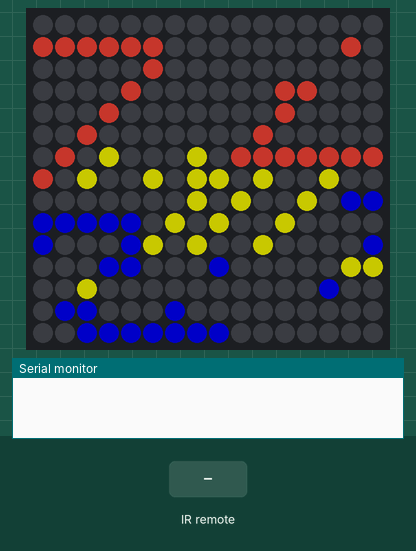
Recording of a sketch running on a simulated Arduino Uno, built with avr-gcc and run on an emulated ATmega328P. Shown: 16×15 RGB LED matrix (first LED top left, wired row by row), the last lines printed to the serial monitor. The inputs (shaded band) are chosen by the test bench. Dim RGB values are drawn brighter than linear; random numbers use the default seed unless the sketch sets one.

Above: at 3.2 s.
3.3 s: infrared code 0xFF30CF received
At 3.51 s:
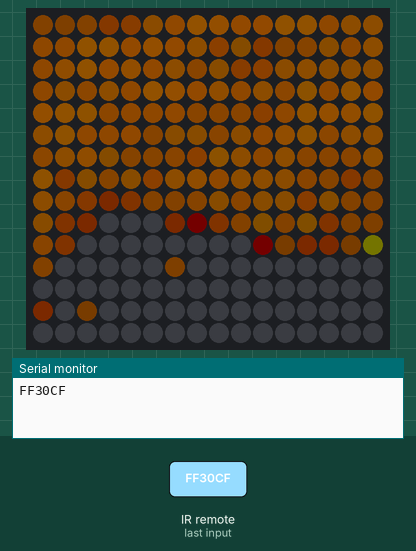
5.7 s: infrared code 0xFFA25D received
At 6.9 s:
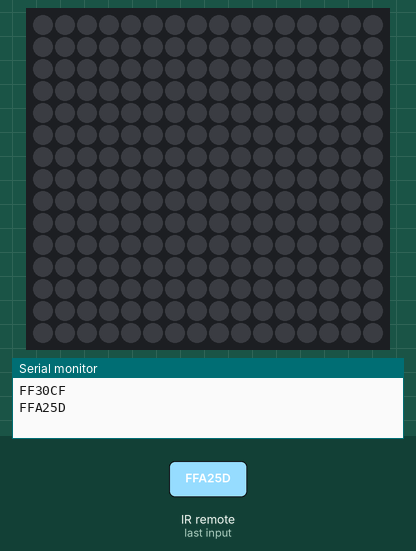
7.2 s: infrared code 0xFF629D received
At 7.42 s:
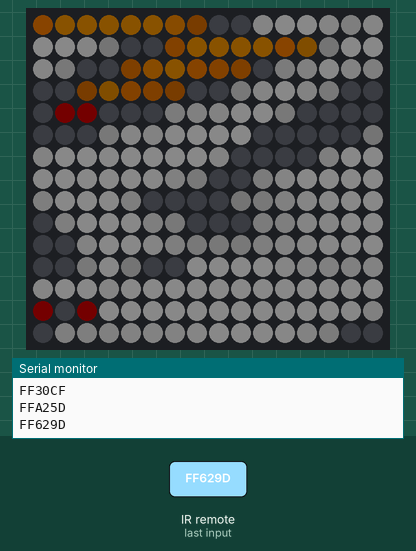
9.7 s: infrared code 0xFF6897 received
At 9.93 s:
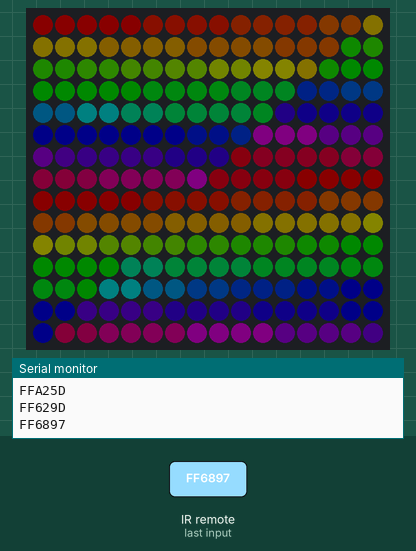
12.2 s: infrared code 0xFF18E7 received
At 12.8 s:
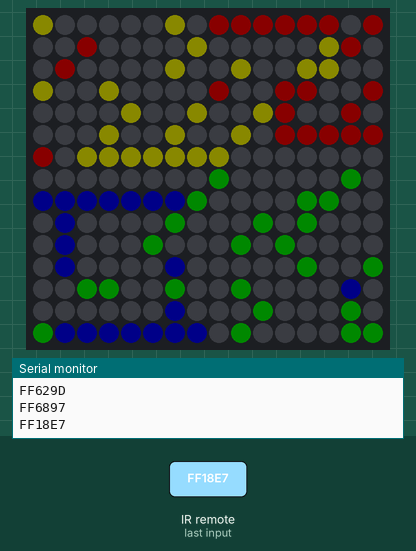
15.2 s: infrared code 0xFF7A85 received
At 15.7 s:
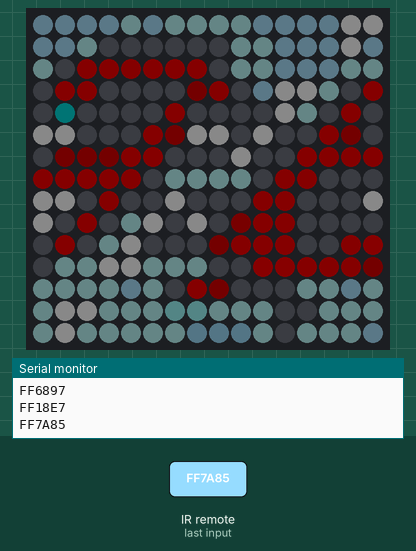
Timing chart, 0 to 17.7 s (numbered marks = the images above; inputs shaded):
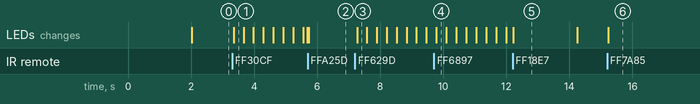

The sketch:

led-shirt.ino
```cpp
#include <FastLED.h>
#include <IRremote.h>

#include "rainbow.h"
#include "noise.h"
#include "waze_img.h"
#include "wade.h"

#define IR_POWER    0xFFA25D
#define IR_VOLPLUS  0xFF629D
#define IR_VOLMIN   0xFFA857
#define IR_0        0xFF6897
#define IR_1        0xFF30CF
#define IR_2        0xFF18E7
#define IR_3        0xFF7A85
#define IR_4        0xFF10EF
#define IR_5        0xFF38C7

#define LED_PIN     3
#define IR_PIN      4

#define NUM_LEDS    240
#define LED_TYPE    WS2812B
#define COLOR_ORDER GRB

#define MAX_BRIGHTNESS 200

//CRGB leds[NUM_LEDS];
CRGB real[NUM_LEDS];

IRrecv irrecv(IR_PIN);

volatile byte mode = 2;
volatile byte brightness = 100;

void setup() {
  Serial.begin(9600);
  irrecv.enableIRIn();

  delay(2000);

  FastLED.addLeds<LED_TYPE, LED_PIN, COLOR_ORDER>(real, NUM_LEDS);
  FastLED.setBrightness(brightness);
  FastLED.setCorrection(TypicalLEDStrip);

  setupRainbow();
  setupNoise(SetupHalloweenPalette(), 10, 15);
  setupWazePic();
  setupWade();

}

void readIR() {
  decode_results  results;
  unsigned long value;

  if (irrecv.decode(&results)) {
    value = results.value;
    Serial.print(value, HEX);
    Serial.println();
    irrecv.resume();
  } else {
    return;
  }

  switch(value){
    case IR_0: mode = 0; FastLED.clear(); break;
    case IR_1: mode = 1; FastLED.clear(); break;
    case IR_2: mode = 2; FastLED.clear(); break;
    case IR_3: mode = 3; FastLED.clear(); break;
    case IR_4: mode = 4; FastLED.clear(); break;
    case IR_5: mode = 5; FastLED.clear(); break;
    case IR_POWER:
      if (brightness > 0) brightness = 0;
      else brightness = 100;
      FastLED.setBrightness(brightness);
      break;
    case IR_VOLPLUS:
      if (brightness < MAX_BRIGHTNESS) {
        brightness += 10;
        FastLED.setBrightness(brightness);
      }
      break;
    case IR_VOLMIN:
      if (brightness > 0) {
        brightness -= 10;
        FastLED.setBrightness(brightness);
      }
      break;
  }
}

void loop() {
  //Read IR
  readIR();

  switch(mode){
    case 0: loopRainbow(real, NUM_LEDS); break;
    case 1: loopNoise(real, NUM_LEDS); break;
    case 2: loopWazePic(real, NUM_LEDS); break;
    case 3: loopWade(real, NUM_LEDS); break;
  }

  adjustLeds();
  FastLED.show();
  FastLED.delay(10);
}


void adjustLeds() {
  int flipcolumns[] = {1,2,4,5,6,7,12,14,15};
  //memcpy(real, leds, sizeof(CRGB)*NUM_LEDS);
  flip(flipcolumns);
}

void flip(int columns[]) {
  for (int i = 0; i < 9; i++) flip(columns[i]);
}

void flip(int column) {
  flip(15*column, 15 * (column + 1) -1);
}

void flip(int start, int end) {
  CRGB tmp;
  for (int i = 0; start + i < end - i; i++) {
    tmp = real[start + i];
    real[start + i] = real[end - i];
    real[end - i] = tmp;
  }
}
```

noise.h
```cpp
#include <FastLED.h>

#define kMatrixWidth 16
#define kMatrixHeight 15
#define MAX_DIMENSION ((kMatrixWidth>kMatrixHeight) ? kMatrixWidth : kMatrixHeight)

// The 16 bit version of our coordinates
static uint16_t x;
static uint16_t y;
static uint16_t z;

// We're using the x/y dimensions to map to the x/y pixels on the matrix.  We'll
// use the z-axis for "time".  speed determines how fast time moves forward.  Try
// 1 for a very slow moving effect, or 60 for something that ends up looking like
// water.
uint16_t speed = 10;

// Scale determines how far apart the pixels in our noise matrix are.  Try
// changing these values around to see how it affects the motion of the display.  The
// higher the value of scale, the more "zoomed out" the noise iwll be.  A value
// of 1 will be so zoomed in, you'll mostly see solid colors.
uint16_t scale = 20;

// This is the array that we keep our computed noise values in
uint8_t noise[MAX_DIMENSION][MAX_DIMENSION];

CRGBPalette16 noisePalette;
uint8_t       colorLoop = 1;

void setupNoise(CRGBPalette16 pal, int speedx, int scalex) {
  x = random16();
  y = random16();
  z = random16();

  noisePalette = pal;
  speed = speedx;
  scale = scalex;
}

void fillnoise8();
void mapNoiseToLEDsUsingPalette(CRGB* leds);
uint16_t XY( uint8_t x, uint8_t y);

void loopNoise(CRGB* leds, int num) {
  // Periodically choose a new palette, speed, and scale
  //ChangePaletteAndSettingsPeriodically();

  // generate noise data
  fillnoise8();

  // convert the noise data to colors in the LED array
  // using the current palette
  mapNoiseToLEDsUsingPalette(leds);
}


// Fill the x/y array of 8-bit noise values using the inoise8 function.
void fillnoise8() {
  // If we're runing at a low "speed", some 8-bit artifacts become visible
  // from frame-to-frame.  In order to reduce this, we can do some fast data-smoothing.
  // The amount of data smoothing we're doing depends on "speed".
  uint8_t dataSmoothing = 0;
  if( speed < 50) {
    dataSmoothing = 200 - (speed * 4);
  }

  for(int i = 0; i < MAX_DIMENSION; i++) {
    int ioffset = scale * i;
    for(int j = 0; j < MAX_DIMENSION; j++) {
      int joffset = scale * j;

      uint8_t data = inoise8(x + ioffset,y + joffset,z);

      // The range of the inoise8 function is roughly 16-238.
      // These two operations expand those values out to roughly 0..255
      // You can comment them out if you want the raw noise data.
      data = qsub8(data,16);
      data = qadd8(data,scale8(data,39));

      if( dataSmoothing ) {
        uint8_t olddata = noise[i][j];
        uint8_t newdata = scale8( olddata, dataSmoothing) + scale8( data, 256 - dataSmoothing);
        data = newdata;
      }

      noise[i][j] = data;
    }
  }

  z += speed;

  // apply slow drift to X and Y, just for visual variation.
  x += speed / 8;
  y -= speed / 16;
}

void mapNoiseToLEDsUsingPalette(CRGB* leds)
{
  static uint8_t ihue=0;

  for(int i = 0; i < kMatrixWidth; i++) {
    for(int j = 0; j < kMatrixHeight; j++) {
      // We use the value at the (i,j) coordinate in the noise
      // array for our brightness, and the flipped value from (j,i)
      // for our pixel's index into the color palette.

      uint8_t index = noise[j][i];
      uint8_t bri =   noise[i][j];

      // if this palette is a 'loop', add a slowly-changing base value
      if( colorLoop) {
        index += ihue;
      }

      // brighten up, as the color palette itself often contains the
      // light/dark dynamic range desired
      if( bri > 127 ) {
        bri = 255;
      } else {
        bri = dim8_raw( bri * 2);
      }

      CRGB color = ColorFromPalette( noisePalette, index, bri);
      leds[XY(i,j)] = color;
    }
  }

  ihue+=1;
}

uint16_t XY( uint8_t x, uint8_t y)
{
  return (y * kMatrixWidth) + x;
}

/*
void ChangePaletteAndSettingsPeriodically()
{
  uint8_t secondHand = ((millis() / 1000)) % 60;
  static uint8_t lastSecond = 99;

  if( lastSecond != secondHand) {
    lastSecond = secondHand;
    if( secondHand ==  0)  { noisePalette = RainbowColors_p;         speed = 20; scale = 30; colorLoop = 1; }
    if( secondHand ==  5)  { SetupPurpleAndGreenPalette();             speed = 10; scale = 50; colorLoop = 1; }
    if( secondHand == 10)  { SetupBlackAndWhiteStripedPalette();       speed = 20; scale = 30; colorLoop = 1; }
    if( secondHand == 15)  { noisePalette = ForestColors_p;          speed =  8; scale =120; colorLoop = 0; }
    if( secondHand == 20)  { noisePalette = CloudColors_p;           speed =  4; scale = 30; colorLoop = 0; }
    if( secondHand == 25)  { noisePalette = LavaColors_p;            speed =  8; scale = 50; colorLoop = 0; }
    if( secondHand == 30)  { noisePalette = OceanColors_p;           speed = 20; scale = 90; colorLoop = 0; }
    if( secondHand == 35)  { noisePalette = PartyColors_p;           speed = 20; scale = 30; colorLoop = 1; }
    if( secondHand == 40)  { SetupRandomPalette();                     speed = 20; scale = 20; colorLoop = 1; }
    if( secondHand == 45)  { SetupRandomPalette();                     speed = 50; scale = 50; colorLoop = 1; }
    if( secondHand == 50)  { SetupRandomPalette();                     speed = 90; scale = 90; colorLoop = 1; }
    if( secondHand == 55)  { noisePalette = RainbowStripeColors_p;   speed = 30; scale = 20; colorLoop = 1; }
  }
}
*/

// This function generates a random palette that's a gradient
// between four different colors.  The first is a dim hue, the second is
// a bright hue, the third is a bright pastel, and the last is
// another bright hue.  This gives some visual bright/dark variation
// which is more interesting than just a gradient of different hues.
CRGBPalette16 SetupRandomPalette()
{
  return CRGBPalette16(
                      CHSV( random8(), 255, 32),
                      CHSV( random8(), 255, 255),
                      CHSV( random8(), 128, 255),
                      CHSV( random8(), 255, 255));
}

// This function sets up a palette of purple and green stripes.
CRGBPalette16 SetupPurpleAndGreenPalette()
{
  CRGB purple = CHSV( HUE_PURPLE, 255, 255);
  CRGB green  = CHSV( HUE_GREEN, 255, 255);
  CRGB black  = CRGB::Black;

  return CRGBPalette16(
    green,  green,  black,  black,
    purple, purple, black,  black,
    green,  green,  black,  black,
    purple, purple, black,  black );
}


// This function sets up a palette of purple and green stripes.
CRGBPalette16 SetupHalloweenPalette()
{
  CRGB orange = CRGB::DarkOrange;
  CRGB white  = CRGB::White;
  CRGB black  = CRGB::Black;

  return CRGBPalette16(
    white,  white,  black,  black,
    orange, orange, black,  black,
    white,  orange,  black,  black,
    orange, orange, black,  black );
}
```

rainbow.h
```cpp
#include <FastLED.h>

  CRGBPalette16 rainbowPalette;
  TBlendType    rainbowBlending;

  int colorIndex = 0;

  void setupRainbow() {
    rainbowPalette = RainbowColors_p;
    rainbowBlending = LINEARBLEND;
  }

  void loopRainbow(CRGB* leds, int num) {
    int startColor = colorIndex;
    for( int i = 0; i < num; i++) {
      leds[i] = ColorFromPalette( rainbowPalette, startColor, 255, rainbowBlending);
      startColor += 2;
    }
    colorIndex++;
  }
```

wade.h
```cpp
const PROGMEM uint32_t wade[] = {
0x93C4D3, 0x93C4D3, 0x93C4D3, 0x93C4D3, 0x8FC0CF, 0x94C6D6, 0x8FC0CF, 0x8FC0CF, 0x8FC0CF, 0x8FC0CF, 0x92C3D3, 0x93C4D3, 0x93C4D3, 0x93C4D3, 0xFFFFFF,
0x93C4D3, 0x93C4D3, 0x93C6D6, 0x8FC0CF, 0x8FC0CF, 0x000000, 0x060000, 0x000000, 0x000000, 0x000000, 0x000000, 0x8FC0CF, 0x98CBDC, 0x93C4D3, 0xFFFFFF,
0x93C4D3, 0x90C2D2, 0x8FC0CF, 0x8FC0CF, 0x000000, 0xD00000, 0xCD0000, 0xD00000, 0xD00000, 0xD00000, 0xD00000, 0x000000, 0x8FC0CF, 0x93C4D3, 0xFFFFFF,
0x93C4D3, 0x8FC0CF, 0x8FC0CF, 0x000000, 0xD00000, 0xC10000, 0x000000, 0x000000, 0x000000, 0x000000, 0x2E0000, 0xD00000, 0x000000, 0x95C8D7, 0xFFFFFF,
0x000000, 0x000000, 0x000000, 0x000000, 0xD00000, 0x0A0000, 0x000000, 0x000000, 0x0A0A0A, 0x151818, 0x000000, 0xC40000, 0x000000, 0x8FC0CF, 0xFFFFFF,
0x000000, 0xFFFFFF, 0xFFFFFF, 0x240000, 0xD00000, 0x000000, 0x000000, 0x000000, 0xFFFFFF, 0xFFFFFF, 0x000000, 0xC90000, 0x000000, 0x8FC0CF, 0xFFFFFF,
0x000000, 0x000000, 0x000000, 0xD00000, 0xD00000, 0x190000, 0x2C0000, 0x250000, 0x100000, 0x170000, 0x220000, 0xD00000, 0x000000, 0x000000, 0xFFFFFF,
0x8EBFCE, 0x8FC0CF, 0x000000, 0xD00000, 0xD00000, 0xD00000, 0xCD0000, 0xD00000, 0xC90000, 0xCA0000, 0xC90000, 0xD00000, 0x000000, 0x000000, 0xFFFFFF,
0x8FC0CF, 0x8FC0CF, 0x000000, 0xD00000, 0xD00000, 0x000000, 0x000000, 0x000000, 0xFFFFFF, 0xFFFFFF, 0x000000, 0xD00000, 0x000000, 0x000000, 0xFFFFFF,
0x000000, 0x000000, 0x000000, 0xD00000, 0xD00000, 0x000000, 0x000000, 0x000000, 0xFFFFFF, 0xFFFFFF, 0x000000, 0xD00000, 0x000000, 0x8FC0CF, 0xFFFFFF,
0x000000, 0xFFFFFF, 0x000202, 0x340000, 0xD00000, 0xD00000, 0x000000, 0x000000, 0x000000, 0x000000, 0x000000, 0xD00000, 0x000000, 0x8FC0CF, 0xFFFFFF,
0x000000, 0x000000, 0x000000, 0x260000, 0xD00000, 0xD00000, 0xD00000, 0x000000, 0x000000, 0xD00000, 0xD70000, 0x000000, 0x8FC0CF, 0x8CBCCA, 0xFFFFFF,
0x93C2D0, 0x8FC0CF, 0x8FC0CF, 0x180000, 0xD00000, 0xD00000, 0xD00000, 0xDA0000, 0xD30000, 0x000000, 0x000000, 0x8FC0CF, 0x8FC0CF, 0x8EBDCC, 0xFFFFFF,
0x8FC0CF, 0x92C6D8, 0x8FC0CF, 0x000000, 0xD00000, 0x290000, 0x000000, 0x000000, 0x000000, 0x8FC0CF, 0x8FC0CF, 0x91C4D3, 0x8DBDCC, 0x8FBFCE, 0xFFFFFF,
0x91C2D1, 0x8EC0CF, 0x8FC0CF, 0x8FC0CF, 0x000000, 0x000000, 0x8FC0CF, 0x8FC0CF, 0x8FC0CF, 0x8ABDCE, 0x8ABBCB, 0x8DBCCA, 0x8FBECD, 0x90C1D0, 0xFFFFFF,
0x93C4D3, 0x91C2D1, 0x8FC0CF, 0x8EBECE, 0x000000, 0x8FC0CF, 0x8BBAC9, 0x8AB9C8, 0x8AB9C8, 0x8DBCC9, 0x8DBCCB, 0x8FBFCE, 0x8FC0CF, 0x91C2D1, 0xFFFFFF,
};

void setupWade() {

}

void loopWade(CRGB* leds, int num) {
      for( int i = 0; i < num; i++) {
        leds[i] = pgm_read_dword(&(wade[i]));
      }
}
```

waze_img.h
```cpp
const PROGMEM uint32_t waze[] = {
0xFFFF00, 0x000000, 0x000000, 0x000000, 0x000000, 0x000000, 0xFFFF00, 0x000000, 0xFF0000, 0xFF0000, 0xFF0000, 0xFF0000, 0xFF0000, 0xFF0000, 0x000000,
0xFFFF00, 0x000000, 0x000000, 0x000000, 0x000000, 0x000000, 0xFFFF00, 0x000000, 0x000000, 0x000000, 0x000000, 0xFF0000, 0x000000, 0x000000, 0xFF0000,
0xFFFF00, 0x000000, 0x000000, 0xFFFF00, 0x000000, 0x000000, 0xFFFF00, 0x000000, 0x000000, 0x000000, 0x000000, 0xFF0000, 0x000000, 0x000000, 0xFF0000,
0xFFFF00, 0x000000, 0x000000, 0xFFFF00, 0x000000, 0x000000, 0xFFFF00, 0x000000, 0x000000, 0x000000, 0x000000, 0xFF0000, 0x000000, 0x000000, 0xFF0000,
0xFFFF00, 0x000000, 0x000000, 0xFFFF00, 0x000000, 0x000000, 0xFFFF00, 0x000000, 0x000000, 0x000000, 0x000000, 0xFF0000, 0x000000, 0x000000, 0xFF0000,
0xFFFF00, 0x000000, 0x000000, 0xFFFF00, 0x000000, 0x000000, 0xFFFF00, 0x000000, 0x000000, 0x000000, 0x000000, 0xFF0000, 0x000000, 0x000000, 0xFF0000,
0xFFFF00, 0xFFFF00, 0xFFFF00, 0xFFFF00, 0xFFFF00, 0xFFFF00, 0xFFFF00, 0x000000, 0xFF0000, 0xFF0000, 0xFF0000, 0xFF0000, 0xFF0000, 0xFF0000, 0x000000,
0x000000, 0x000000, 0x000000, 0x000000, 0x000000, 0x000000, 0x000000, 0x000000, 0x000000, 0x000000, 0x000000, 0x000000, 0x000000, 0x000000, 0x000000,
0x00FF00, 0x000000, 0x000000, 0x000000, 0x000000, 0x000000, 0x00FF00, 0x000000, 0x0000FF, 0x0000FF, 0x0000FF, 0x0000FF, 0x0000FF, 0x0000FF, 0x0000FF,
0x00FF00, 0x000000, 0x000000, 0x000000, 0x000000, 0x00FF00, 0x00FF00, 0x000000, 0x000000, 0x000000, 0x0000FF, 0x000000, 0x000000, 0x000000, 0x000000,
0x00FF00, 0x000000, 0x000000, 0x000000, 0x00FF00, 0x000000, 0x00FF00, 0x000000, 0x000000, 0x000000, 0x000000, 0x0000FF, 0x000000, 0x000000, 0x000000,
0x00FF00, 0x000000, 0x000000, 0x000000, 0x00FF00, 0x000000, 0x00FF00, 0x000000, 0x000000, 0x000000, 0x000000, 0x000000, 0x0000FF, 0x000000, 0x000000,
0x00FF00, 0x000000, 0x000000, 0x00FF00, 0x000000, 0x000000, 0x00FF00, 0x000000, 0x000000, 0x000000, 0x000000, 0x000000, 0x0000FF, 0x000000, 0x000000,
0x00FF00, 0x000000, 0x000000, 0x00FF00, 0x000000, 0x000000, 0x00FF00, 0x000000, 0x000000, 0x000000, 0x000000, 0x0000FF, 0x000000, 0x000000, 0x000000,
0x00FF00, 0x000000, 0x00FF00, 0x000000, 0x000000, 0x000000, 0x00FF00, 0x000000, 0x000000, 0x000000, 0x0000FF, 0x000000, 0x000000, 0x000000, 0x000000,
0x00FF00, 0x00FF00, 0x000000, 0x000000, 0x000000, 0x000000, 0x00FF00, 0x000000, 0x0000FF, 0x0000FF, 0x0000FF, 0x0000FF, 0x0000FF, 0x0000FF, 0x0000FF
};

const PROGMEM uint32_t ads[] = {
0x000000, 0x000000, 0x000000, 0x000000, 0x000000, 0x000000, 0x000000, 0x000000, 0x000000, 0x000000, 0x000000, 0x000000, 0x000000, 0x000000, 0x000000,
0x000000, 0x000000, 0x000000, 0x000000, 0x000000, 0x000000, 0x000000, 0x000000, 0xF44336, 0xF44336, 0xF44336, 0xF44336, 0xF44336, 0xF44336, 0x000000,
0x000000, 0x000000, 0x000000, 0x000000, 0x000000, 0x000000, 0x000000, 0xF44336, 0x000000, 0x000000, 0x000000, 0x000000, 0x000000, 0x000000, 0xF44336,
0x000000, 0x000000, 0x000000, 0x000000, 0x000000, 0x000000, 0x000000, 0xF44336, 0x000000, 0x000000, 0x000000, 0x000000, 0x000000, 0x000000, 0xF44336,
0x000000, 0x000000, 0x000000, 0x000000, 0x000000, 0x000000, 0x000000, 0xF44336, 0x000000, 0x000000, 0x000000, 0x000000, 0x000000, 0x000000, 0xF44336,
0x000000, 0x000000, 0x000000, 0x000000, 0x000000, 0x000000, 0x000000, 0xF44336, 0x000000, 0x000000, 0x000000, 0x000000, 0x000000, 0x000000, 0xF44336,
0x000000, 0xFFFF00, 0x000000, 0x000000, 0x000000, 0xFFFF00, 0x000000, 0xF44336, 0x000000, 0x000000, 0x000000, 0x000000, 0x000000, 0x000000, 0xF44336,
0xFFFF00, 0x000000, 0xFFFF00, 0x000000, 0x000000, 0xFFFF00, 0x000000, 0xF44336, 0xF44336, 0xF44336, 0xF44336, 0xF44336, 0xF44336, 0xF44336, 0xF44336,
0xFFFF00, 0x000000, 0xFFFF00, 0x000000, 0x000000, 0xFFFF00, 0x000000, 0x000000, 0x000000, 0x000000, 0x000000, 0x000000, 0x000000, 0x000000, 0x000000,
0xFFFF00, 0x000000, 0xFFFF00, 0x000000, 0x000000, 0xFFFF00, 0x000000, 0x0000FF, 0x0000FF, 0x0000FF, 0x0000FF, 0x0000FF, 0x0000FF, 0x0000FF, 0x000000,
0xFFFF00, 0x000000, 0xFFFF00, 0x000000, 0x000000, 0xFFFF00, 0x000000, 0x000000, 0x000000, 0x000000, 0x0000FF, 0x000000, 0x000000, 0x000000, 0x0000FF,
0xFFFF00, 0x000000, 0xFFFF00, 0x000000, 0x000000, 0xFFFF00, 0x000000, 0x000000, 0x000000, 0x000000, 0x0000FF, 0x000000, 0x000000, 0x000000, 0x0000FF,
0xFFFF00, 0x000000, 0x000000, 0xFFFF00, 0xFFFF00, 0x000000, 0x000000, 0x000000, 0x000000, 0x000000, 0x0000FF, 0x000000, 0x000000, 0x000000, 0x0000FF,
0x000000, 0x000000, 0x000000, 0x000000, 0x000000, 0x000000, 0x000000, 0x000000, 0x000000, 0x000000, 0x0000FF, 0x000000, 0x000000, 0x000000, 0x0000FF,
0x000000, 0x000000, 0x000000, 0x000000, 0x000000, 0x000000, 0x000000, 0x000000, 0x000000, 0x000000, 0x0000FF, 0x000000, 0x000000, 0x000000, 0x0000FF,
0x000000, 0x000000, 0x000000, 0x000000, 0x000000, 0x000000, 0x000000, 0x0000FF, 0x0000FF, 0x0000FF, 0x0000FF, 0x0000FF, 0x0000FF, 0x0000FF, 0x000000,
};

unsigned long lastchange;
int pic = 0;

void setupWazePic() {

}

void loopWazePic(CRGB* leds, int num) {
  unsigned long now = millis();

  if (lastchange == 0 || now - lastchange > 2000ul) {
    pic = abs(pic - 1);
    lastchange = now;
  }

    if (pic == 0) {
      for( int i = 0; i < num; i++) {
        leds[i] = pgm_read_dword(&(waze[i]));
      }
    }
    else if (pic == 1) {
      for( int i = 0; i < num; i++) {
        leds[i] = pgm_read_dword(&(ads[i]));
      }
    }
}
```

Measured:
- after the input at 7.2 s, the LEDs: change after 0.07 s (image 3)
- what the display in image 5 shows lasts 2.1 s, from 12.2 s to 14.3 s
